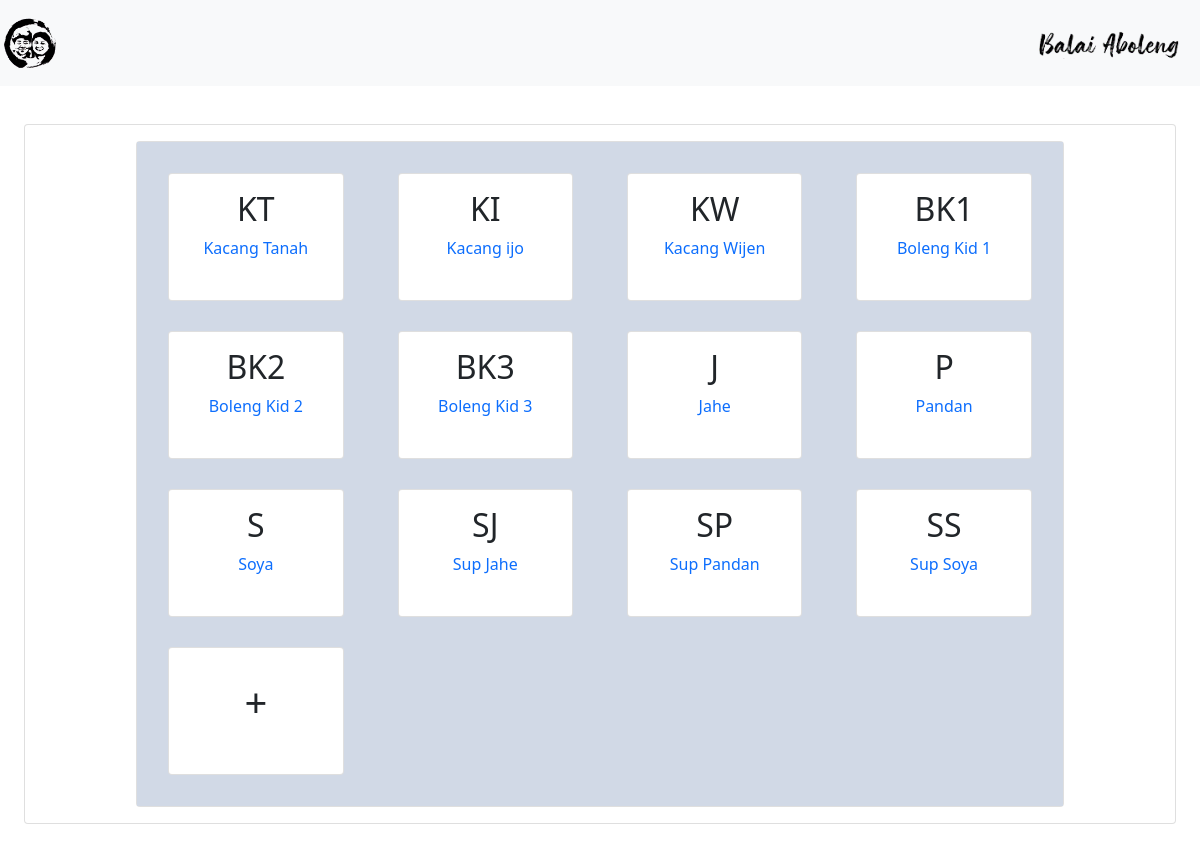
The page /admin/user/admin/media.php?module=menu (signed in) on the database its author committed.
### tables this page shows
CREATE TABLE `tb_menu` (
  `id_menu` int(11) NOT NULL,
  `kode_menu` varchar(255) NOT NULL,
  `nama_menu` varchar(255) NOT NULL,
  `harga_offline` int(11) NOT NULL,
  `harga_online` int(11) NOT NULL
);

### admin/user/admin/modul/mod_menu/menu.php (the view, shortened to what this page needs)
<div class="p-4" id="main-content">
    <div class="card">
        <div class="card-body">
            <div class="row">
                <div class="col-md-1"></div>
                <div class="col-md-10" style="overflow-y: scroll;">
                    <div class="card">
                        <div class="card-body" style="background-color: #d1d9e6;">
                            <div class="row">
                                <?php
                                $q_loop = mysqli_query($koneksi, "SELECT * FROM tb_menu");
                                while ($loop = mysqli_fetch_array($q_loop)) {
                                ?>
                                    <div class="col-md-3">
                                        <div class="card" style="height: 8rem;margin:15px;">
                                            <div class="card-body text-center">
                                                <h2 class="font-weight-bold">
                                                    <?php
                                                    echo $loop['kode_menu'];
                                                    ?>
                                                </h2>
                                                <div class="text-primary">
                                                    <?php
                                                    echo $loop['nama_menu'];
                                                    ?>
                                                </div>
                                            </div>
                                        </div>
                                    </div>
                                <?php
                                }
                                ?>
                                <div class="col-md-3">
                                    <div class="card" style="height: 8rem;margin:15px;">
                                        <div class="card-body text-center" style="margin:auto;padding:30px">
                                            <h1 class="font-weight-bold">
                                                +
                                        </div>
                                    </div>
                                </div>
                            </div>
                        </div>
                    </div>
                </div>
                <div class="col-md-1"></div>
            </div>
        </div>
    </div>
</div>

### admin/user/admin/media.php (shortened to what this page needs)
<!DOCTYPE html>
<html lang="en">
<head>
    <link rel="stylesheet" href="https://stackpath.bootstrapcdn.com/bootstrap/5.0.0-alpha2/css/bootstrap.min.css" />
    <link rel="stylesheet" href="https://cdn.jsdelivr.net/npm/bootstrap-icons@1.9.1/font/bootstrap-icons.css" />
</head>
<body>
    <nav class="navbar navbar-light bg-light justify-content-between fixed-top">
        <a class="navbar-brand ml-3" href="#" id="button-toggle">
            <img src="../../assets/img/logo.png" width="60" height="60" alt="">
        </a>
        <a class="navbar-brand mr-3" href="#">
            <img src="../../assets/img/logo2.png" width="150" height="30" alt="">
        </a>
    </nav>
    <?php
    include "content.php";
    ?>
</body>
</html>

### admin/user/admin/content.php (shortened to what this page needs)
<?php
include "../../config/koneksi.php";
if ($_GET['module']=='home'){
  include "sidebar.php";
  include "modul/mod_home/home.php";
}
elseif ($_GET['module']=='menu'){
  include "modul/mod_menu/menu.php";
}
elseif ($_GET['module']=='hapus-menu'){
  include "sidebar.php";
  include "modul/mod_menu/hapus-menu.php";
}
else{
  include "sidebar.php";
  include "../../pages-error-404.html";
}
?>

### admin/user/admin/media.php (style rules this page uses)
a { text-decoration: none; }
#main-content { transition: 0.4s; }

### rows shown on the page
tb_menu: kode_menu "KT", nama_menu "Kacang Tanah"
tb_menu: kode_menu "KI", nama_menu "Kacang ijo"
tb_menu: kode_menu "KW", nama_menu "Kacang Wijen"
tb_menu: kode_menu "BK1", nama_menu "Boleng Kid 1"
tb_menu: kode_menu "BK2", nama_menu "Boleng Kid 2"
tb_menu: kode_menu "BK3", nama_menu "Boleng Kid 3"
tb_menu: kode_menu "J", nama_menu "Jahe"
tb_menu: kode_menu "P", nama_menu "Pandan"
tb_menu: kode_menu "S", nama_menu "Soya"
tb_menu: kode_menu "SJ", nama_menu "Sup Jahe"
tb_menu: kode_menu "SP", nama_menu "Sup Pandan"
tb_menu: kode_menu "SS", nama_menu "Sup Soya"
